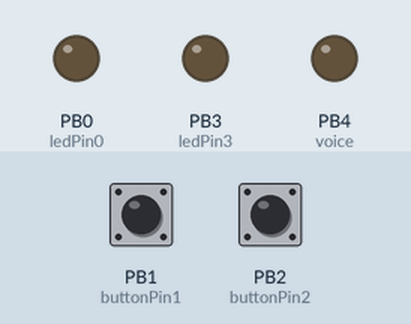
Bench run of a sketch on a simulated ATtiny85, built with avr-gcc and run on an emulated ATtiny85. Parts: output pins drawn as LEDs (lit = HIGH). The test bench sets the inputs (shaded band); at power-on: PB1 (buttonPin1) LOW, PB2 (buttonPin2) LOW.

Above: at 2.2 s.
2.3 s: PB1 (buttonPin1) pulled HIGH for 0.15 s
At 2.7 s:
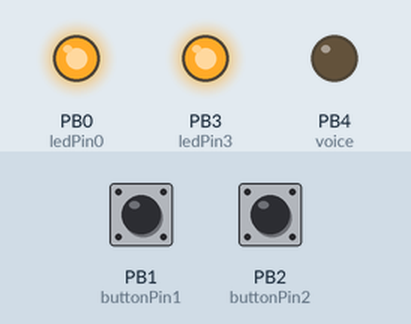
At 3.1 s:
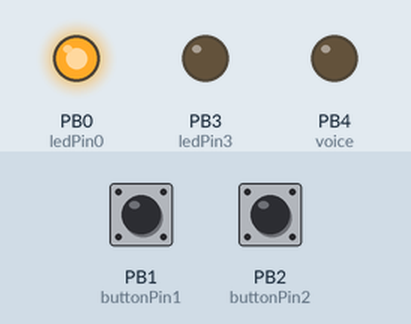
Timing chart, 0 to 11.3 s (numbered marks = the images above; inputs shaded):
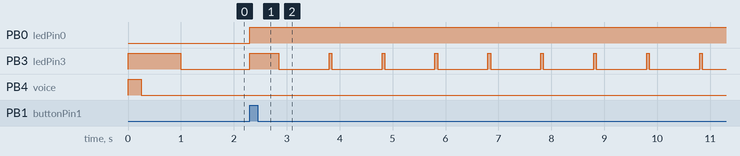

The sketch:

temporizzatore.ino
```cpp
// constants won't change. They're used here to set pin numbers:
const int buttonPin2 = 2;     // the number of the pushbutton pin
const int buttonPin1 = 1;     // the number of the pushbutton pin
const int ledPin0 =  0;       // the number of the LED pin
const int ledPin3 =  3;       // the number of the LED pin
const int voice =  4;         // the number of the LED pin
//const int time_on = 5000;     // time to keep the system up

// variables will change:
int buttonState = 0;         // variable for reading the pushbutton status

void start_end() {
  digitalWrite(ledPin3, HIGH);;
  delay(500);
  digitalWrite(ledPin3, LOW);
  }

void routine_hands() {

    digitalWrite(ledPin0, HIGH);
    start_end();
    // turn LED off:
    for (int i = 0; i <= 20; i++) {
      digitalWrite(ledPin3, HIGH);;

      delay(50);
      digitalWrite(ledPin3, LOW);
      delay(950);
      }
    digitalWrite(ledPin0, LOW);
    start_end();
    }


void routine_teeth() {
    digitalWrite(ledPin0, HIGH);
    start_end();

    for (int i = 0; i <= 20; i++) {
      digitalWrite(ledPin3, HIGH);;
      delay(50);
      digitalWrite(ledPin3, LOW);
      delay(5900); //50 millisecond discount....
      }


    // turn LED off:
    digitalWrite(ledPin0, LOW);
    start_end();
    }


void setup() {
  // initialize the LED pin as an output:
    pinMode(ledPin0, OUTPUT);
  // initialize the sounds pin as an output:
    pinMode(ledPin3, OUTPUT);
    pinMode(voice,OUTPUT);

  // initialize the pushbutton pin as an input:
    pinMode(buttonPin1, INPUT);
    pinMode(buttonPin2, INPUT);

    // Routine Startup Iniziale
    digitalWrite(ledPin3, HIGH);

    digitalWrite(voice, HIGH);
    delay(250);
    digitalWrite(voice, LOW);
    delay(750);
    digitalWrite(ledPin3, LOW);;
}


void loop() {
    // read the state of the pushbutton value:
    buttonState = digitalRead(buttonPin1);
    // check if the pushbutton is pressed. If it is, the buttonState is HIGH:
    if (buttonState == HIGH) {
            routine_hands();
            }

    buttonState = digitalRead(buttonPin2);
    // check if the pushbutton is pressed. If it is, the buttonState is HIGH:
    if (buttonState == HIGH) {
            routine_teeth();
            }
}
```

Measured:
- after the input at 2.3 s, PB0 (ledPin0): LOW → HIGH at once; PB3 (ledPin3): LOW → HIGH at once, then repeats every 1.0 s: LOW 0.95 s, HIGH 0.05 s
